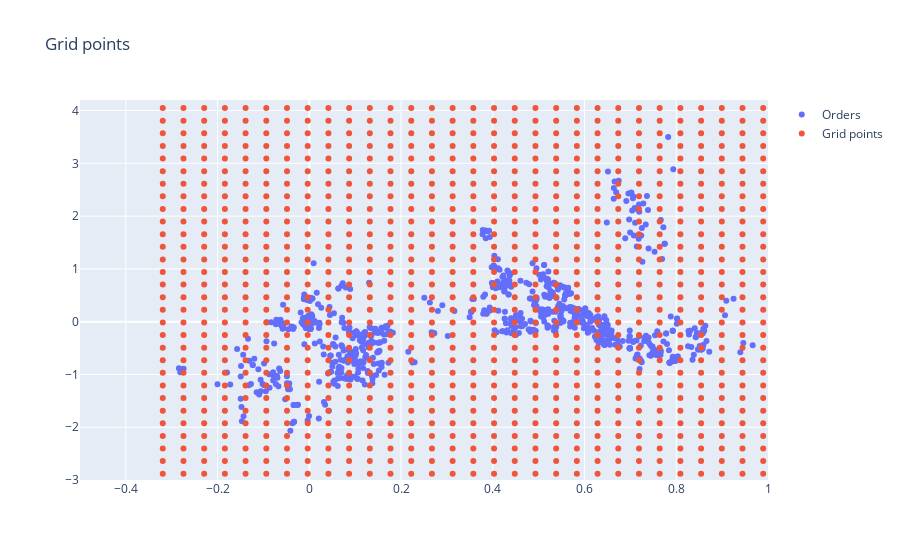

This figure's notebook cell:
### Code cell
fig = go.Figure()

sub_orders = orders.sample(1000)
fig.add_trace(
    go.Scatter(
        x=sub_orders['longitude'],
        y=sub_orders['latitude'],
        mode='markers',
        name='Orders'
    )
)

fig.add_trace(
    go.Scatter(
        x=grid_points['longitude'],
        y=grid_points['latitude'],
        name='Grid points',
        mode='markers'
    )
)

fig.update_layout(
    title='Grid points'
)
fig.update_xaxes(range=[-0.5, 1])
fig.update_yaxes(range=[-3, 4.2])

fig.show()

### Figure 1 — Plotly figure (JSON) as saved in the notebook; plotly's stock layout.template omitted (floating-point values rounded to 4 significant figures; data arrays with more than 128 entries replaced by an {"elided": "..."} marker saying what was removed)
{"data": [{"mode": "markers", "name": "Orders", "type": "scatter", "x": {"elided": "1000 float values"}, "y": {"elided": "1000 float values"}}, {"mode": "markers", "name": "Grid points", "type": "scatter", "x": {"elided": "900 float values"}, "y": {"elided": "900 float values"}}], "layout": {"title": {"text": "Grid points"}, "xaxis": {"range": [-0.5, 1]}, "yaxis": {"range": [-3, 4.2]}}}
